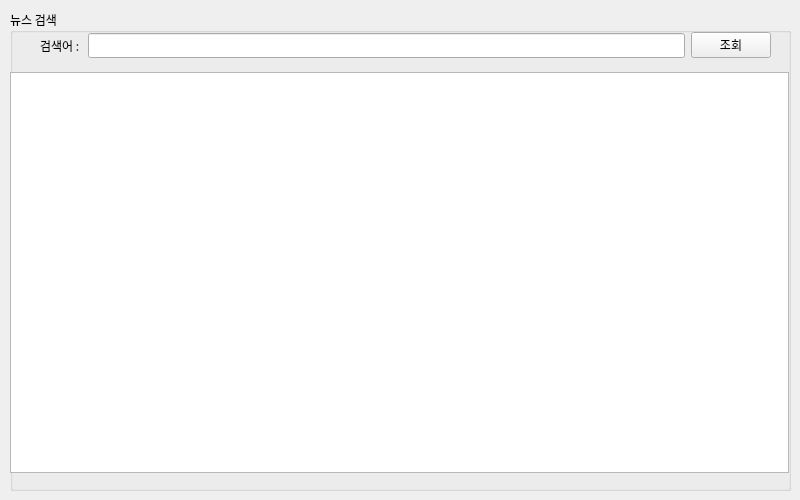
<?xml version="1.0" encoding="UTF-8"?>
<ui version="4.0">
 <class>Form</class>
 <widget class="QWidget" name="Form">
  <property name="geometry">
   <rect>
    <x>0</x>
    <y>0</y>
    <width>800</width>
    <height>500</height>
   </rect>
  </property>
  <property name="maximumSize">
   <size>
    <width>800</width>
    <height>500</height>
   </size>
  </property>
  <property name="font">
   <font>
    <family>맑은 고딕</family>
   </font>
  </property>
  <property name="cursor">
   <cursorShape>ArrowCursor</cursorShape>
  </property>
  <property name="windowTitle">
   <string>네이버 뉴스 검색</string>
  </property>
  <property name="layoutDirection">
   <enum>Qt::RightToLeft</enum>
  </property>
  <widget class="QWidget" name="verticalLayoutWidget">
   <property name="geometry">
    <rect>
     <x>10</x>
     <y>10</y>
     <width>781</width>
     <height>481</height>
    </rect>
   </property>
   <layout class="QVBoxLayout" name="verticalLayout">
    <item>
     <widget class="QGroupBox" name="groupBox">
      <property name="sizePolicy">
       <sizepolicy hsizetype="Preferred" vsizetype="Minimum">
        <horstretch>0</horstretch>
        <verstretch>0</verstretch>
       </sizepolicy>
      </property>
      <property name="minimumSize">
       <size>
        <width>0</width>
        <height>60</height>
       </size>
      </property>
      <property name="layoutDirection">
       <enum>Qt::LeftToRight</enum>
      </property>
      <property name="title">
       <string>뉴스 검색</string>
      </property>
      <widget class="QWidget" name="horizontalLayoutWidget">
       <property name="geometry">
        <rect>
         <x>30</x>
         <y>20</y>
         <width>731</width>
         <height>31</height>
        </rect>
       </property>
       <layout class="QHBoxLayout" name="horizontalLayout">
        <item>
         <widget class="QLabel" name="label">
          <property name="text">
           <string>검색어 : </string>
          </property>
         </widget>
        </item>
        <item>
         <widget class="QLineEdit" name="txtSearchWord"/>
        </item>
        <item>
         <widget class="QPushButton" name="btnSearch">
          <property name="text">
           <string>조회</string>
          </property>
         </widget>
        </item>
       </layout>
      </widget>
      <widget class="QTableWidget" name="tblSearchResult">
       <property name="geometry">
        <rect>
         <x>0</x>
         <y>62</y>
         <width>779</width>
         <height>401</height>
        </rect>
       </property>
      </widget>
     </widget>
    </item>
   </layout>
  </widget>
 </widget>
 <resources/>
 <connections/>
</ui>
